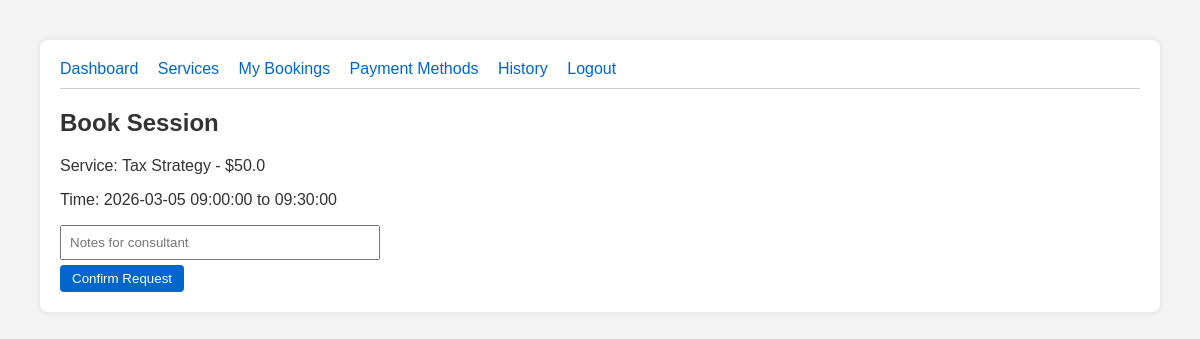
The app's page /client/book/3 (signed in) with its own data.
### models.py (models this page shows)
class Service(db.Model):
    id = db.Column(db.Integer, primary_key=True)
    name = db.Column(db.String(100), nullable=False)
    description = db.Column(db.Text)
    duration_minutes = db.Column(db.Integer, nullable=False)
    base_price = db.Column(db.Float, nullable=False)
    consultant_id = db.Column(db.Integer, db.ForeignKey('user.id'), nullable=False)

class Availability(db.Model):
    id = db.Column(db.Integer, primary_key=True)
    consultant_id = db.Column(db.Integer, db.ForeignKey('user.id'), nullable=False)
    date = db.Column(db.Date, nullable=False)
    start_time = db.Column(db.Time, nullable=False)
    end_time = db.Column(db.Time, nullable=False)
    is_booked = db.Column(db.Boolean, default=False)

### routes/client.py (the view)
    def wrap(*args, **kwargs):
        if 'user_id' not in session or session.get('role') != 'client':
            return redirect(url_for('auth.login'))
        return f(*args, **kwargs)

### routes/client.py (called while the page is built, shortened)
def client_required(f):
    def wrap(*args, **kwargs):
        if 'user_id' not in session or session.get('role') != 'client':
            return redirect(url_for('auth.login'))
        return f(*args, **kwargs)
    wrap.__name__ = f.__name__
    return wrap

@client_bp.route('/book/<int:availability_id>', methods=['GET', 'POST'])
@client_required
def book(availability_id):
    avail = Availability.query.get_or_404(availability_id)
    service = Service.query.filter_by(consultant_id=avail.consultant_id).first()
    return render_template('client/book.html', avail=avail, service=service)

### templates/client/book.html
{% extends 'base.html' %}
{% block content %}
<h2>Book Session</h2>
<p>Service: {{ service.name }} - ${{ service.base_price }}</p>
<p>Time: {{ avail.date }} {{ avail.start_time }} to {{ avail.end_time }}</p>
<form method="POST">
    <input type="text" name="notes" placeholder="Notes for consultant">
    <button type="submit">Confirm Request</button>
</form>
{% endblock %}

### templates/base.html (style rules this page uses)
body { font-family: sans-serif; margin: 40px; background: #f4f4f4; color: #333; }
button { padding: 6px 12px; cursor: pointer; background: #0066cc; color: white; border: none; border-radius: 4px; }
form { margin-top: 10px; }
input, select { padding: 8px; margin: 5px 0; width: 100%; max-width: 300px; display: block; }

### records on screen
Service: name "Tax Strategy", base_price "50.0"
Availability: date "2026-03-05", start_time "09:00:00", end_time "09:30:00"
